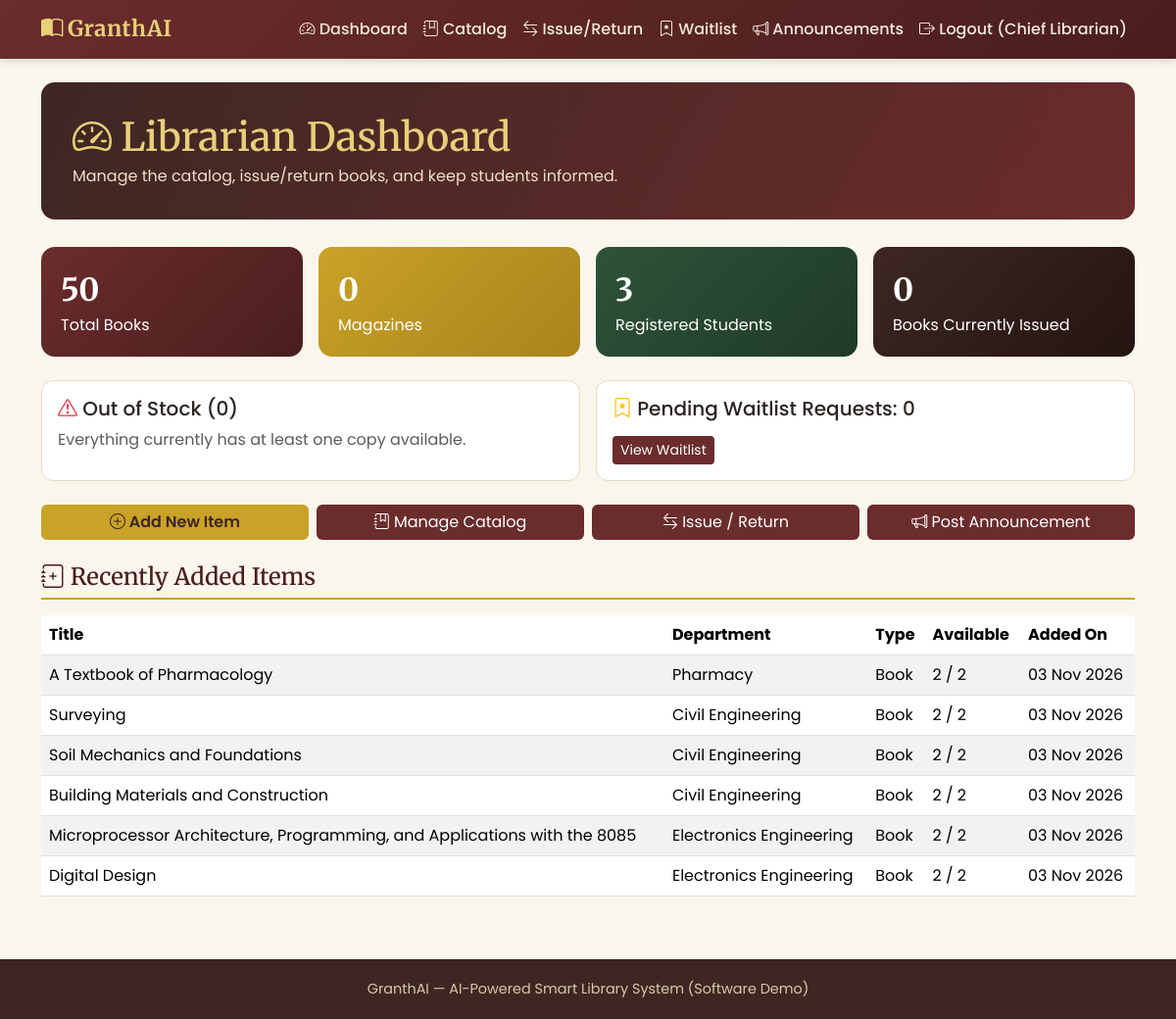
Screenshot of /librarian/dashboard (signed in) with the database file from the repository.
### models.py (models this page shows, shortened)
class Book(db.Model):
    id = db.Column(db.Integer, primary_key=True)
    title = db.Column(db.String(250), nullable=False)
    author = db.Column(db.String(200))
    department = db.Column(db.String(80), index=True)  # e.g. Engineering, Pharmacy, Diploma, Management
    level = db.Column(db.String(20), default='Intermediate')  # Beginner / Intermediate / Advanced
    item_type = db.Column(db.String(20), default='book')  # 'book' or 'magazine'
    content = db.Column(db.Text)  # keywords / topics / description used for search
    total_copies = db.Column(db.Integer, default=1)
    available_copies = db.Column(db.Integer, default=1)
    shelf_location = db.Column(db.String(80))  # e.g. "Rack E3, Shelf 2"
    view_count = db.Column(db.Integer, default=0)  # used for "Trending" widget
    added_on = db.Column(db.DateTime, default=utcnow, index=True)
    reservations = db.relationship('Reservation', backref='book', cascade='all, delete-orphan', lazy=True)
    issues = db.relationship('IssueRecord', backref='book', cascade='all, delete-orphan', lazy=True)

### routes/librarian.py (the view)
@librarian_bp.route('/dashboard')
@role_required('librarian')
def dashboard():
    total_books = Book.query.filter_by(item_type='book').count()
    total_magazines = Book.query.filter_by(item_type='magazine').count()
    total_students = User.query.filter_by(role='student').count()
    low_stock = Book.query.filter(Book.item_type == 'book', Book.available_copies == 0).all()
    pending_reservations = Reservation.query.filter_by(status='waiting').count()
    recent_books = Book.query.order_by(Book.added_on.desc()).limit(6).all()
    currently_issued = IssueRecord.query.filter_by(returned_on=None).count()
    return render_template(
        'librarian/dashboard.html',
        total_books=total_books,
        total_magazines=total_magazines,
        total_students=total_students,
        low_stock=low_stock,
        pending_reservations=pending_reservations,
        recent_books=recent_books,
        currently_issued=currently_issued,
    )

### templates/librarian/dashboard.html (shortened to what this page needs)
{% extends 'base.html' %}
{% block content %}
<div class="page-hero">
  <h1><i class="bi bi-speedometer2"></i> Librarian Dashboard</h1>
  <p>Manage the catalog, issue/return books, and keep students informed.</p>
</div>
<div class="row g-3 mb-4">
  <div class="col-md-3">
    <div class="stat-card stat-maroon">
      <div class="stat-number">{{ total_books }}</div>
      <div>Total Books</div>
    </div>
  </div>
  <div class="col-md-3">
    <div class="stat-card stat-gold">
      <div class="stat-number">{{ total_magazines }}</div>
      <div>Magazines</div>
    </div>
  </div>
  <div class="col-md-3">
    <div class="stat-card stat-forest">
      <div class="stat-number">{{ total_students }}</div>
      <div>Registered Students</div>
    </div>
  </div>
  <div class="col-md-3">
    <div class="stat-card stat-wood">
      <div class="stat-number">{{ currently_issued }}</div>
      <div>Books Currently Issued</div>
    </div>
  </div>
</div>
<div class="row g-3 mb-4">
  <div class="col-md-6">
    <div class="card-book p-3">
      <h5><i class="bi bi-exclamation-triangle text-danger"></i> Out of Stock ({{ low_stock|length }})</h5>
      {% for b in low_stock %}
        <div>{{ b.title }} <span class="badge badge-dept">{{ b.department }}</span></div>
      {% else %}
        <p class="text-muted mb-0">Everything currently has at least one copy available.</p>
      {% endfor %}
    </div>
  </div>
  <div class="col-md-6">
    <div class="card-book p-3">
      <h5><i class="bi bi-bookmark-star text-warning"></i> Pending Waitlist Requests: {{ pending_reservations }}</h5>
      <a href="{{ url_for('librarian.reservations') }}" class="btn btn-sm btn-granthai mt-2">View Waitlist</a>
    </div>
  </div>
</div>
<div class="row g-2 mb-4">
  <div class="col-md-3"><a href="{{ url_for('librarian.add_book') }}" class="btn btn-gold w-100"><i class="bi bi-plus-circle"></i> Add New Item</a></div>
  <div class="col-md-3"><a href="{{ url_for('librarian.books_list') }}" class="btn btn-granthai w-100"><i class="bi bi-journal-bookmark"></i> Manage Catalog</a></div>
  <div class="col-md-3"><a href="{{ url_for('librarian.issue_book') }}" class="btn btn-granthai w-100"><i class="bi bi-arrow-left-right"></i> Issue / Return</a></div>
  <div class="col-md-3"><a href="{{ url_for('librarian.announcements') }}" class="btn btn-granthai w-100"><i class="bi bi-megaphone"></i> Post Announcement</a></div>
</div>
<h4 class="section-title"><i class="bi bi-journal-plus"></i> Recently Added Items</h4>
<div class="table-responsive">
  <table class="table table-striped bg-white">
    <thead><tr><th>Title</th><th>Department</th><th>Type</th><th>Available</th><th>Added On</th></tr></thead>
    <tbody>
      {% for b in recent_books %}
      <tr>
        <td>{{ b.title }}</td>
        <td>{{ b.department or '-' }}</td>
        <td>{{ b.item_type|capitalize }}</td>
        <td>{{ b.available_copies }} / {{ b.total_copies }}</td>
        <td>{{ b.added_on.strftime('%d %b %Y') }}</td>
      </tr>
      {% endfor %}
    </tbody>
  </table>
</div>
{% endblock %}

### static/css/style.css (style rules this page uses)
:root { --maroon: #6B2C2C; --maroon-dark: #4A1E1E; --gold: #C9A227; --gold-light: #E8CF7A; --cream: #FAF6EC; --wood: #3E2723; --forest: #2E5339; --ink: #2B2420; }
body { background-color: var(--cream); color: var(--ink); font-family: 'Poppins', 'Segoe UI', sans-serif; }
h1, h2, h3, h4, .brand-font { font-family: 'Merriweather', Georgia, serif; }
.page-hero { background: linear-gradient(120deg, var(--wood) 0%, var(--maroon) 100%); color: #fff; border-radius: 14px; padding: 2rem 2rem; margin-bottom: 1.75rem; }
.page-hero h1 { color: var(--gold-light); margin-bottom: 0.25rem; }
.page-hero p { color: #eee0c8; margin-bottom: 0; }
.card-book { border: 1px solid #e6dcc6; border-radius: 12px; background: #fff; transition: transform 0.15s ease, box-shadow 0.15s ease; height: 100%; }
.stat-card { border-radius: 14px; padding: 1.25rem; color: #fff; height: 100%; }
.stat-card .stat-number { font-size: 2rem; font-weight: 700; font-family: 'Merriweather', serif; }
.stat-maroon { background: linear-gradient(135deg, var(--maroon) 0%, var(--maroon-dark) 100%); }
.stat-gold { background: linear-gradient(135deg, #C9A227 0%, #A8841C 100%); }
.stat-forest { background: linear-gradient(135deg, #2E5339 0%, #1F3B27 100%); }
.stat-wood { background: linear-gradient(135deg, #3E2723 0%, #241412 100%); }
.section-title { font-family: 'Merriweather', serif; color: var(--maroon-dark); border-bottom: 2px solid var(--gold); padding-bottom: 0.4rem; margin-bottom: 1rem; }
.btn-granthai { background-color: var(--maroon); color: #fff; border: none; }
.btn-gold { background-color: var(--gold); border: none; color: var(--wood); font-weight: 600; }

### rows the page displays
Book: title "A Textbook of Pharmacology", department "Pharmacy", item_type "Book", available_copies "2", total_copies "2", added_on "03 Nov 2026"
Book: title "Surveying", department "Civil Engineering", item_type "Book", available_copies "2", total_copies "2", added_on "03 Nov 2026"
Book: title "Soil Mechanics and Foundations", department "Civil Engineering", item_type "Book", available_copies "2", total_copies "2", added_on "03 Nov 2026"
Book: title "Building Materials and Construction", department "Civil Engineering", item_type "Book", available_copies "2", total_copies "2", added_on "03 Nov 2026"
Book: title "Microprocessor Architecture, Programming, and Applications with the 8085", department "Electronics Engineering", item_type "Book", available_copies "2", total_copies "2", added_on "03 Nov 2026"
Book: title "Digital Design", department "Electronics Engineering", item_type "Book", available_copies "2", total_copies "2", added_on "03 Nov 2026"

### other values shown
{{ session.get('name') }} "Chief Librarian"
{{ total_books }} "50"
{{ total_magazines }} "0"
{{ total_students }} "3"
{{ currently_issued }} "0"
{{ low_stock|length }} "0"
{{ pending_reservations }} "0"
